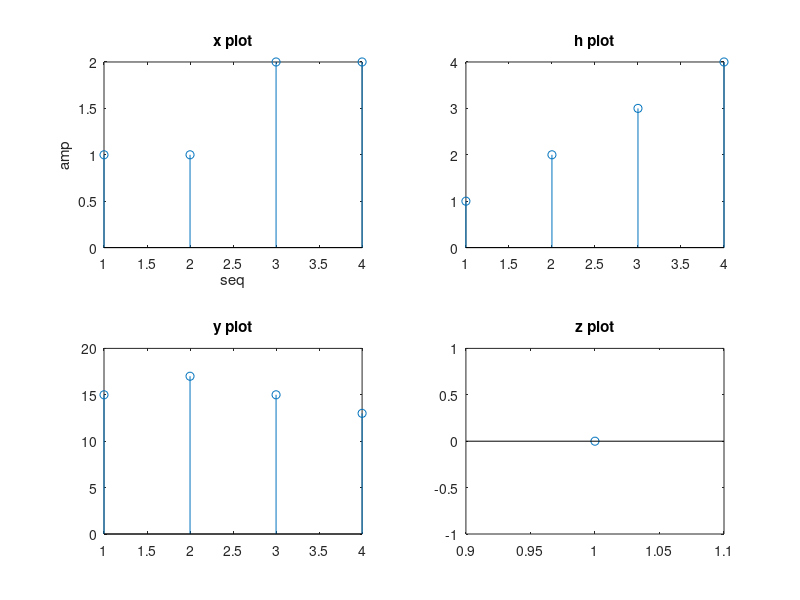

MATLAB code to generate this figure:
clc;
close all;
x=[1,1,2,2];
h=[1,2,3,4];
n1=length(x);
n2=length(h);
n=max(n1,n2);
if(n2>n1)
x=[x,zeros(1,n-n1)];
end
if(n1>n2)
h=[h,zeros(1,n-n2)];
end
y=zeros(1,n);
for m=0:n-1
for p=0:n-1
z=mod(m-p,n);
y(m+1)=y(m+1)+x(p+1)*h(z+1);
end
end
subplot(2,2,1);
stem(x);

xlabel('seq');
ylabel('amp');
title('x plot');
subplot(2,2,2);
stem(h);
title('h plot');
subplot(2,2,3);
stem(y);
title('y plot');
subplot(2,2,4);
stem(z);
title('z plot');
disp(x);
disp(h);
disp(y);
